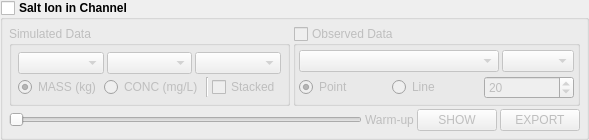
            <widget class="QGroupBox" name="groupBox_salt_channel">
             <property name="font">
              <font>
               <weight>75</weight>
               <bold>true</bold>
               <kerning>true</kerning>
              </font>
             </property>
             <property name="title">
              <string>Salt Ion in Channel</string>
             </property>
             <property name="checkable">
              <bool>true</bool>
             </property>
             <property name="checked">
              <bool>false</bool>
             </property>
             <layout class="QVBoxLayout" name="verticalLayout_71">
              <property name="spacing">
               <number>3</number>
              </property>
              <property name="leftMargin">
               <number>6</number>
              </property>
              <property name="topMargin">
               <number>6</number>
              </property>
              <property name="rightMargin">
               <number>6</number>
              </property>
              <property name="bottomMargin">
               <number>6</number>
              </property>
              <item>
               <layout class="QHBoxLayout" name="horizontalLayout_72">
                <property name="topMargin">
                 <number>0</number>
                </property>
                <item>
                 <widget class="QGroupBox" name="groupBox_13">
                  <property name="font">
                   <font>
                    <weight>50</weight>
                    <bold>false</bold>
                    <kerning>true</kerning>
                   </font>
                  </property>
                  <property name="title">
                   <string>Simulated Data</string>
                  </property>
                  <layout class="QVBoxLayout" name="verticalLayout_30">
                   <property name="spacing">
                    <number>3</number>
                   </property>
                   <property name="leftMargin">
                    <number>6</number>
                   </property>
                   <property name="topMargin">
                    <number>6</number>
                   </property>
                   <property name="rightMargin">
                    <number>6</number>
                   </property>
                   <property name="bottomMargin">
                    <number>6</number>
                   </property>
                   <item>
                    <layout class="QHBoxLayout" name="horizontalLayout_79">
                     <item>
                      <widget class="QComboBox" name="comboBox_salt_time"/>
                     </item>
                     <item>
                      <widget class="QComboBox" name="comboBox_salt_sub"/>
                     </item>
                     <item>
                      <widget class="QComboBox" name="comboBox_salt_vars"/>
                     </item>
                    </layout>
                   </item>
                   <item>
                    <layout class="QHBoxLayout" name="horizontalLayout_80">
                     <item>
                      <widget class="QRadioButton" name="radioButton_salt_mass">
                       <property name="text">
                        <string>MASS (kg)</string>
                       </property>
                       <property name="checked">
                        <bool>true</bool>
                       </property>
                       <attribute name="buttonGroup">
                        <string notr="true">buttonGroup_salt_ions</string>
                       </attribute>
                      </widget>
                     </item>
                     <item>
                      <widget class="QRadioButton" name="radioButton_salt_conc">
                       <property name="text">
                        <string>CONC (mg/L)</string>
                       </property>
                       <property name="checked">
                        <bool>false</bool>
                       </property>
                       <attribute name="buttonGroup">
                        <string notr="true">buttonGroup_salt_ions</string>
                       </attribute>
                      </widget>
                     </item>
                     <item>
                      <widget class="Line" name="line_20">
                       <property name="orientation">
                        <enum>Qt::Vertical</enum>
                       </property>
                      </widget>
                     </item>
                     <item>
                      <widget class="QCheckBox" name="checkBox_salt_stacked">
                       <property name="text">
                        <string>Stacked</string>
                       </property>
                      </widget>
                     </item>
                    </layout>
                   </item>
                  </layout>
                 </widget>
                </item>
                <item>
                 <widget class="QGroupBox" name="groupBox_salt_obd">
                  <property name="font">
                   <font>
                    <weight>50</weight>
                    <bold>false</bold>
                    <kerning>true</kerning>
                   </font>
                  </property>
                  <property name="title">
                   <string>Observed Data</string>
                  </property>
                  <property name="checkable">
                   <bool>true</bool>
                  </property>
                  <property name="checked">
                   <bool>false</bool>
                  </property>
                  <layout class="QVBoxLayout" name="verticalLayout_29">
                   <property name="spacing">
                    <number>3</number>
                   </property>
                   <property name="leftMargin">
                    <number>3</number>
                   </property>
                   <property name="topMargin">
                    <number>3</number>
                   </property>
                   <property name="rightMargin">
                    <number>3</number>
                   </property>
                   <property name="bottomMargin">
                    <number>3</number>
                   </property>
                   <item>
                    <layout class="QHBoxLayout" name="horizontalLayout_73">
                     <property name="topMargin">
                      <number>0</number>
                     </property>
                     <item>
                      <widget class="QComboBox" name="comboBox_salt_obd_files">
                       <property name="minimumSize">
                        <size>
                         <width>200</width>
                         <height>0</height>
                        </size>
                       </property>
                      </widget>
                     </item>
                     <item>
                      <widget class="QComboBox" name="comboBox_salt_obd_gages"/>
                     </item>
                    </layout>
                   </item>
                   <item>
                    <layout class="QHBoxLayout" name="horizontalLayout_78">
                     <property name="topMargin">
                      <number>0</number>
                     </property>
                     <item>
                      <widget class="QRadioButton" name="radioButton_salt_obd_pts">
                       <property name="text">
                        <string>Point</string>
                       </property>
                       <property name="checked">
                        <bool>true</bool>
                       </property>
                       <attribute name="buttonGroup">
                        <string notr="true">buttonGroup_salt_obd</string>
                       </attribute>
                      </widget>
                     </item>
                     <item>
                      <widget class="QRadioButton" name="radioButton_salt_obd_lines">
                       <property name="text">
                        <string>Line</string>
                       </property>
                       <property name="checked">
                        <bool>false</bool>
                       </property>
                       <attribute name="buttonGroup">
                        <string notr="true">buttonGroup_salt_obd</string>
                       </attribute>
                      </widget>
                     </item>
                     <item>
                      <widget class="QSpinBox" name="spinBox_salt_obd_size">
                       <property name="value">
                        <number>20</number>
                       </property>
                      </widget>
                     </item>
                    </layout>
                   </item>
                  </layout>
                 </widget>
                </item>
               </layout>
              </item>
              <item>
               <layout class="QHBoxLayout" name="horizontalLayout_74">
                <property name="topMargin">
                 <number>0</number>
                </property>
                <item>
                 <widget class="QSlider" name="horizontalSlider_salt_start_year">
                  <property name="palette">
                   <palette>
                    <active>
                     <colorrole role="Button">
                      <brush brushstyle="SolidPattern">
                       <color alpha="255">
                        <red>0</red>
                        <green>122</green>
                        <blue>217</blue>
                       </color>
                      </brush>
                     </colorrole>
                     <colorrole role="Highlight">
                      <brush brushstyle="SolidPattern">
                       <color alpha="255">
                        <red>240</red>
                        <green>240</green>
                        <blue>240</blue>
                       </color>
                      </brush>
                     </colorrole>
                    </active>
                    <inactive>
                     <colorrole role="Button">
                      <brush brushstyle="SolidPattern">
                       <color alpha="255">
                        <red>240</red>
                        <green>240</green>
                        <blue>240</blue>
                       </color>
                      </brush>
                     </colorrole>
                     <colorrole role="Highlight">
                      <brush brushstyle="SolidPattern">
                       <color alpha="255">
                        <red>240</red>
                        <green>240</green>
                        <blue>240</blue>
                       </color>
                      </brush>
                     </colorrole>
                    </inactive>
                    <disabled>
                     <colorrole role="Button">
                      <brush brushstyle="SolidPattern">
                       <color alpha="255">
                        <red>240</red>
                        <green>240</green>
                        <blue>240</blue>
                       </color>
                      </brush>
                     </colorrole>
                     <colorrole role="Highlight">
                      <brush brushstyle="SolidPattern">
                       <color alpha="255">
                        <red>240</red>
                        <green>240</green>
                        <blue>240</blue>
                       </color>
                      </brush>
                     </colorrole>
                    </disabled>
                   </palette>
                  </property>
                  <property name="orientation">
                   <enum>Qt::Horizontal</enum>
                  </property>
                 </widget>
                </item>
                <item>
                 <widget class="QLabel" name="label_salt_year">
                  <property name="font">
                   <font>
                    <weight>50</weight>
                    <bold>false</bold>
                    <kerning>true</kerning>
                   </font>
                  </property>
                  <property name="text">
                   <string>Warm-up</string>
                  </property>
                 </widget>
                </item>
                <item>
                 <widget class="QPushButton" name="pushButton_salt_plot">
                  <property name="font">
                   <font>
                    <weight>50</weight>
                    <bold>false</bold>
                    <kerning>true</kerning>
                   </font>
                  </property>
                  <property name="text">
                   <string>SHOW</string>
                  </property>
                 </widget>
                </item>
                <item>
                 <widget class="QPushButton" name="pushButton_salt_export">
                  <property name="font">
                   <font>
                    <weight>50</weight>
                    <bold>false</bold>
                    <kerning>true</kerning>
                   </font>
                  </property>
                  <property name="text">
                   <string>EXPORT</string>
                  </property>
                 </widget>
                </item>
               </layout>
              </item>
             </layout>
            </widget>
